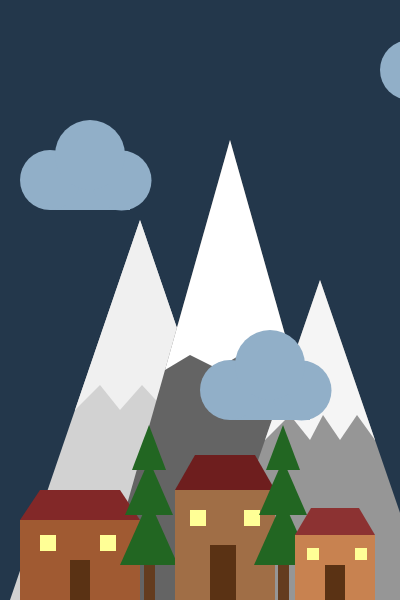
Frame 1 (no input)
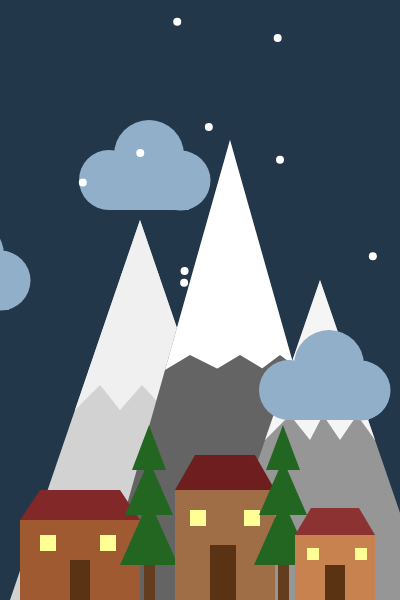
Frame 60 (no input)
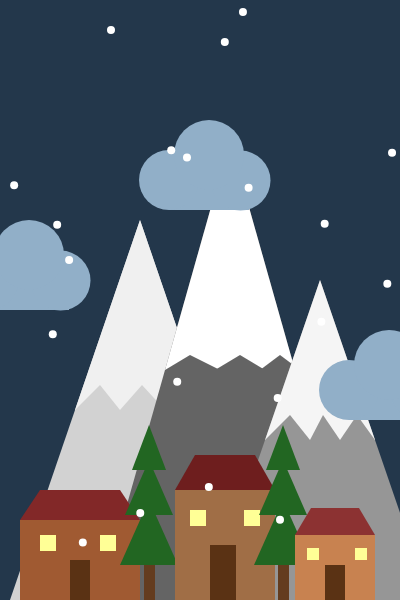
Frame 120 (the mouse pressed at the canvas centre since frame 60)

The p5.js sketch that drew these frames (run headless with seeded random() and noise() and a simulated clock; from frame 60 on, the mouse is pressed at the canvas centre):

// p5.js sketch
// ── sketch.js
  //varivariabili
  let cloudX1, cloudX2, cloudX3, cloudX4;
  let snowY = [];
  let snowX = [];
  let snowSpeed = [];
  
function setup() {
  createCanvas(400, 600); 
  
  cloudX1 = -150;
  cloudX2 = 30;
  cloudX3 = 210;
  cloudX4 = 390;
  
  for (let i = 0; i < 20; i++) {
    snowY[i] = random(-600, 0); 
    snowX[i] = random(0, 400);
    snowSpeed[i] = random(4, 9);
  }
}

function draw() {
  background(35, 55, 75); 

  //montagne
  noStroke();

  //montagna1
  fill(210, 210, 210);
  triangle(10, 600, 140, 220, 270, 600);
  
    //cima1
    fill(240, 240, 240);
    triangle(140, 220, 205, 410, 75, 410);
    
    fill(210, 210, 210);
    triangle(75, 410, 120, 410, 100, 385);
    triangle(120, 410, 165, 410, 142, 385);
    triangle(170, 410, 190, 410, 180, 400);

  //montagna2
  fill(100, 100, 100);
  triangle(100, 600, 230, 140, 360, 600);
  
    //cima2
    fill(255, 255, 255);
    triangle(230, 140, 295, 370, 165, 370);
  
    fill(100, 100, 100);
    triangle(165, 370, 220, 370, 190, 355);
    triangle(215, 370, 265, 370, 240, 355);
    triangle(260, 370, 300, 370, 280, 355);

  //montagna3
  fill(150, 150, 150);
  triangle(210, 600, 320, 280, 430, 600);
  
    //cima3
    fill(245, 245, 245);
    triangle(320, 280, 375, 440, 265, 440);
  
    fill(150, 150, 150);
    triangle(265, 440, 310, 440, 290, 415);
    triangle(310, 440, 340, 440, 323, 415);
    triangle(340, 440, 375, 440, 357, 415);

  //casa1
    //mura
    fill(160, 90, 50);
    rect(20, 520, 120, 80);
    //porta
    fill(90, 50, 20);
    rect(70, 560, 20, 40);
    //finestre
    fill(255, 255, 150);
    rect(40, 535, 16, 16);
    rect(100, 535, 16, 16);
    //tetto
    fill(130, 40, 40);
    rect(40, 490, 80, 30);
    triangle(20, 520, 40, 520, 40, 490);   //triangolo sx
    triangle(140, 520, 120, 520, 120, 490); //triangolo dx


  //albero1 
    //tronco
    fill(100, 60, 30);
    rect(144, 545, 11, 55);
    //foglie
    fill(34, 102, 34);
    triangle(120, 565, 178, 565, 149, 500); 
    triangle(125, 515, 173, 515, 149, 460); 
    triangle(132, 470, 166, 470, 149, 425); 


  //casa2 
    //mura
    fill(160, 110, 70);
    rect(175, 490, 100, 110);
    //porta
    fill(90, 50, 20);
    rect(210, 545, 26, 55);
    //finestre
    fill(255, 255, 150);
    rect(190, 510, 16, 16);
    rect(244, 510, 16, 16);
    //tetto
    fill(110, 30, 30);
    rect(195, 455, 60, 35);
    triangle(175, 490, 195, 490, 195, 455);   
    triangle(275, 490, 255, 490, 255, 455); 

  //albero2 
    //tronco
    fill(100, 60, 30);
    rect(278, 545, 11, 55);
    //foglie
    fill(34, 102, 34);
    triangle(254, 565, 312, 565, 283, 500); 
    triangle(259, 515, 307, 515, 283, 460); 
    triangle(266, 470, 300, 470, 283, 425); 
  
  //casa3 
    //mura
    fill(200, 130, 80);
    rect(295, 535, 80, 65);
    //porta
    fill(90, 50, 20);
    rect(325, 565, 20, 35);
    //finestre
    fill(255, 255, 150);
    rect(307, 548, 12, 12);
    rect(355, 548, 12, 12);
    //tetto
    fill(140, 50, 50);
    rect(311, 508, 48, 27);
    triangle(295, 535, 311, 535, 311, 508);   
    triangle(375, 535, 359, 535, 359, 508); 

    //nuvole
    disegnaNuvola(cloudX1, 270);
    cloudX1 = cloudX1 + 1; 
    if (cloudX1 > 550) { cloudX1 = -150; }
  
    disegnaNuvola(cloudX2, 170);
    cloudX2 = cloudX2 + 1; 
    if (cloudX2 > 550) { cloudX2 = -150; }
  
    disegnaNuvola(cloudX3, 380);
    cloudX3 = cloudX3 + 1; 
    if (cloudX3 > 550) { cloudX3 = -150; }  
  
    disegnaNuvola(cloudX4, 60);
    cloudX4 = cloudX4 + 1; 
    if (cloudX4 > 550) { cloudX4 = -150; }

    //pioggia
    fill(255); 
    noStroke();

  for (let i = 0; i < snowY.length; i++) {
    ellipse(snowX[i], snowY[i], 8, 8);
    snowY[i] = snowY[i] + 6;
    if (snowY[i] > height) { 
      snowY[i] = 0; 
      snowX[i] = random(0, 400);
    }
  }
}

//funzione nuvole
function disegnaNuvola(x, y) {
  noStroke();
  fill(145, 175, 200); 
  
  rect(x + 20, y, 80, 40);
  ellipse(x + 20, y+10, 60);       
  ellipse(x + 91.5, y+10.6, 60, 60);       
  ellipse(x + 60, y - 15, 70, 70);  
}
